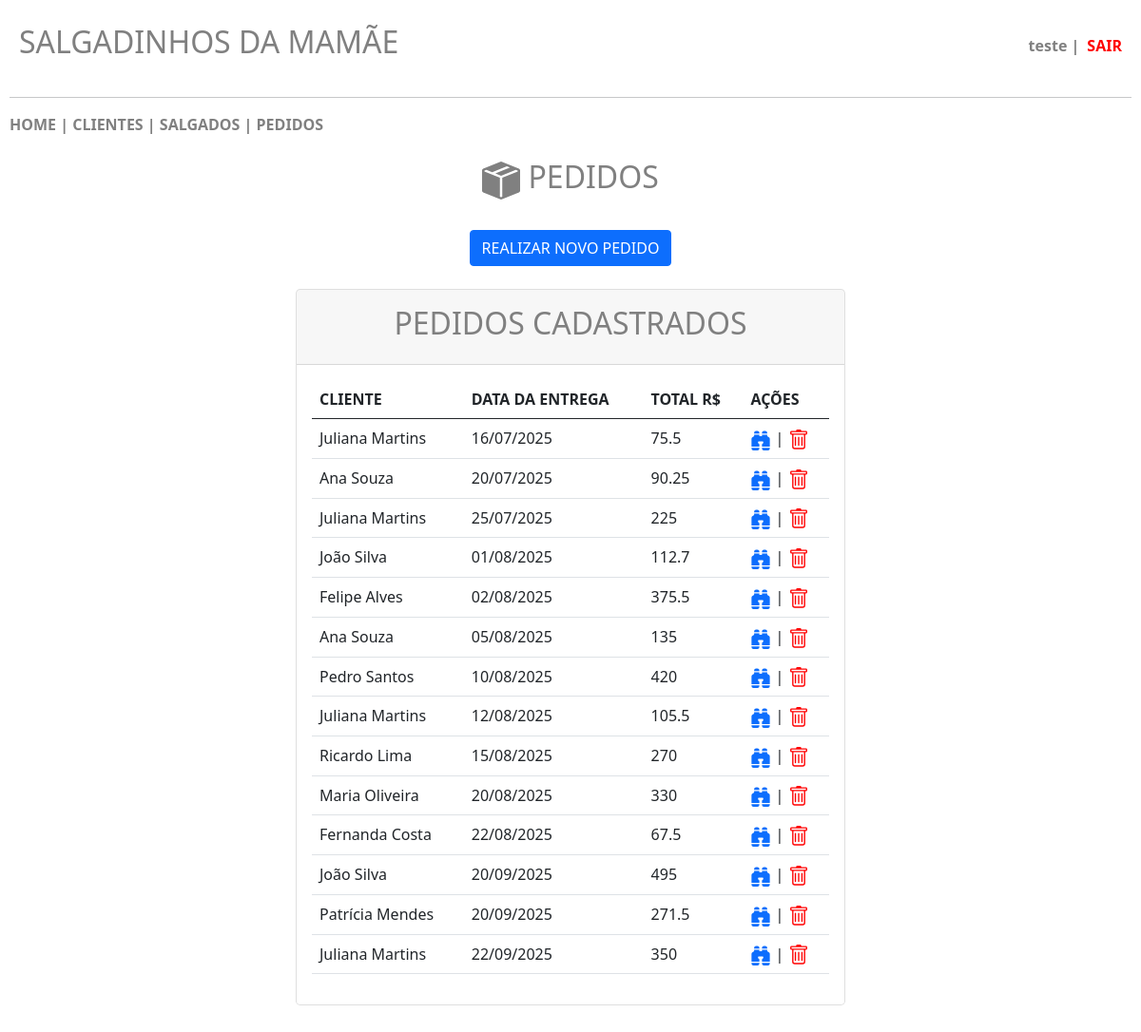
The app's page /projeto/pedidos.php (signed in) with its own data.
### tables this page shows
CREATE TABLE `pedidos` (
  `id` int(11) NOT NULL,
  `id_cliente` int(11) NOT NULL,
  `data_pedido` date NOT NULL,
  `data_entrega` date NOT NULL,
  `total` float NOT NULL
);

CREATE TABLE `clientes` (
  `id` int(11) NOT NULL,
  `nome` varchar(200) NOT NULL,
  `celular` varchar(15) NOT NULL,
  `endereco` varchar(200) NOT NULL,
  `numero` int(20) NOT NULL,
  `complemento` varchar(150) NOT NULL,
  `cidade` varchar(120) NOT NULL,
  `cpf` varchar(20) NOT NULL
);

### projeto/pedidos.php (the view, shortened to what this page needs)
<?php
    include 'conecta.php';
?>
<!DOCTYPE html>
<html lang="pt-br">
    <head>
        <link href="https://cdn.jsdelivr.net/npm/bootstrap@5.0.2/dist/css/bootstrap.min.css" rel="stylesheet">
    </head>
    <body>
        <header class="main-header">
            <h2>SALGADINHOS DA MAMÃE</h2>
            <div class="user-info">
                <?php
                    if (!empty($_SESSION["user"])) {
                        $usuario = $_SESSION["user"];
                        echo "<span class='username'>".htmlspecialchars($usuario)." | </span><a class='logout-link' href='sair.php'>SAIR</a>";
                    }
                ?>
            </div>
        </header>
        <hr>
        <nav>
            <?php
                include 'menu.php';
            ?>
        </nav>
        <br>
        <center><h2>&nbsp;PEDIDOS</h2></center>
        <br>
        <center><a href="pedidos_fazer.php" class="btn btn-primary" tabindex="-1" role="button" aria-disabled="true">REALIZAR NOVO PEDIDO</a></center>
        <br>
        <div class="row justify-content-center row-cols-1 row-cols-md-2 mb-3 text-center">
            <div class="col">
                <div class="card mb-4 rounded-3 shadow-sw">
                    <div class="card-header py-3">
                        <h2>PEDIDOS CADASTRADOS</h2>
                    </div>
                    <div class="card-body text-start">
                        <table class="table table-hover">
                            <thead>
                                <tr>
                                    <th scope="col">CLIENTE</th>
                                    <th scope="col">DATA DA ENTREGA</th>
                                    <th scope="col">TOTAL R$</th>
                                    <th scope="col">AÇÕES</th>
                                </tr>
                            </thead>
                            <tbody>
                                <tr>
                                    <?php
                                        $pesquisa = mysqli_query($conn, "SELECT pedidos.*,clientes.id,clientes.nome,DATE_FORMAT(pedidos.data_pedido, '%d/%m/%Y') AS data_formatada FROM pedidos INNER JOIN clientes ON pedidos.id_cliente = clientes.id;");
                                        $row = mysqli_num_rows($pesquisa);
                                        if ($row > 0) {
                                            while ($registro = $pesquisa -> fetch_array()) {
                                                $id = $registro['id'];
                                                $nome = $registro['nome'];
                                                $data_entrega = $registro['data_formatada'];
                                                $total = $registro['total'];
                                                echo '<td>'.$nome.'</td>';
                                                echo '<td>'.$data_entrega.'</td>';
                                                echo '<td>'.$total.'</td>';
                                                echo '<td><a href="pedidos_visualizar.php?id='.$id.'"><svg xmlns="http://www.w3.org/2000/svg" width="22" height="22" fill="currentColor" class="bi bi-binoculars-fill" viewBox="0 0 16 16">
                                                <path d="M4.5 1A1.5 1.5 0 0 0 3 2.5V3h4v-.5A1.5 1.5 0 0 0 5.5 1zM7 4v1h2V4h4v.882a.5.5 0 0 0 .276.447l.895.447A1.5 1.5 0 0 1 15 7.118V13H9v-1.5a.5.5 0 0 1 .146-.354l.854-.853V9.5a.5.5 0 0 0-.5-.5h-3a.5.5 0 0 0-.5.5v.793l.854.853A.5.5 0 0 1 7 11.5V13H1V7.118a1.5 1.5 0 0 1 .83-1.342l.894-.447A.5.5 0 0 0 3 4.882V4zM1 14v.5A1.5 1.5 0 0 0 2.5 16h3A1.5 1.5 0 0 0 7 14.5V14zm8 0v.5a1.5 1.5 0 0 0 1.5 1.5h3a1.5 1.5 0 0 0 1.5-1.5V14zm4-11H9v-.5A1.5 1.5 0 0 1 10.5 1h1A1.5 1.5 0 0 1 13 2.5z"/>
                                                </svg></a> | <a href="pedidos_excluir.php?id='.$id.'"><svg xmlns="http://www.w3.org/2000/svg" width="22" height="22" fill="red" class="bi bi-trash" viewBox="0 0 16 16">
                                                <path d="M5.5 5.5A.5.5 0 0 1 6 6v6a.5.5 0 0 1-1 0V6a.5.5 0 0 1 .5-.5m2.5 0a.5.5 0 0 1 .5.5v6a.5.5 0 0 1-1 0V6a.5.5 0 0 1 .5-.5m3 .5a.5.5 0 0 0-1 0v6a.5.5 0 0 0 1 0z"/>
                                                <path d="M14.5 3a1 1 0 0 1-1 1H13v9a2 2 0 0 1-2 2H5a2 2 0 0 1-2-2V4h-.5a1 1 0 0 1-1-1V2a1 1 0 0 1 1-1H6a1 1 0 0 1 1-1h2a1 1 0 0 1 1 1h3.5a1 1 0 0 1 1 1zM4.118 4 4 4.059V13a1 1 0 0 0 1 1h6a1 1 0 0 0 1-1V4.059L11.882 4zM2.5 3h11V2h-11z"/>
                                                </svg></a></td>';
                                                echo '</tr>';
                                            }
                                        } else {
                                            echo "NÃO HÁ SALGADOS CADASTRADOS!";
                                        }
                                    ?>
                            </tbody>
                        </table>
                    </div>
                </div>
            </div>
        </div>
    </body>
</html>

### projeto/pedidos.php (style rules this page uses)
body { padding: 5px; margin: 5px; }
h2 { color: gray; }
.main-header { display: flex; justify-content: space-between; align-items: center; padding: 15px 10px; }
.user-info { display: flex; align-items: center; gap: 8px; color: gray; }
.username { font-weight: bold; }
.logout-link { color: red; font-weight: bold; text-decoration: none; }

### records on screen
pedidos: id_cliente.nome "Juliana Martins", data_entrega "16/07/2025", total "75.5"
pedidos: id_cliente.nome "Ana Souza", data_entrega "20/07/2025", total "90.25"
pedidos: id_cliente.nome "Juliana Martins", data_entrega "25/07/2025", total "225"
pedidos: id_cliente.nome "João Silva", data_entrega "01/08/2025", total "112.7"
pedidos: id_cliente.nome "Felipe Alves", data_entrega "02/08/2025", total "375.5"
pedidos: id_cliente.nome "Ana Souza", data_entrega "05/08/2025", total "135"
pedidos: id_cliente.nome "Pedro Santos", data_entrega "10/08/2025", total "420"
pedidos: id_cliente.nome "Juliana Martins", data_entrega "12/08/2025", total "105.5"
pedidos: id_cliente.nome "Ricardo Lima", data_entrega "15/08/2025", total "270"
pedidos: id_cliente.nome "Maria Oliveira", data_entrega "20/08/2025", total "330"
pedidos: id_cliente.nome "Fernanda Costa", data_entrega "22/08/2025", total "67.5"
pedidos: id_cliente.nome "João Silva", data_entrega "20/09/2025", total "495"
pedidos: id_cliente.nome "Patrícia Mendes", data_entrega "20/09/2025", total "271.5"
pedidos: id_cliente.nome "Juliana Martins", data_entrega "22/09/2025", total "350"

### other values on screen
$usuario "teste"
